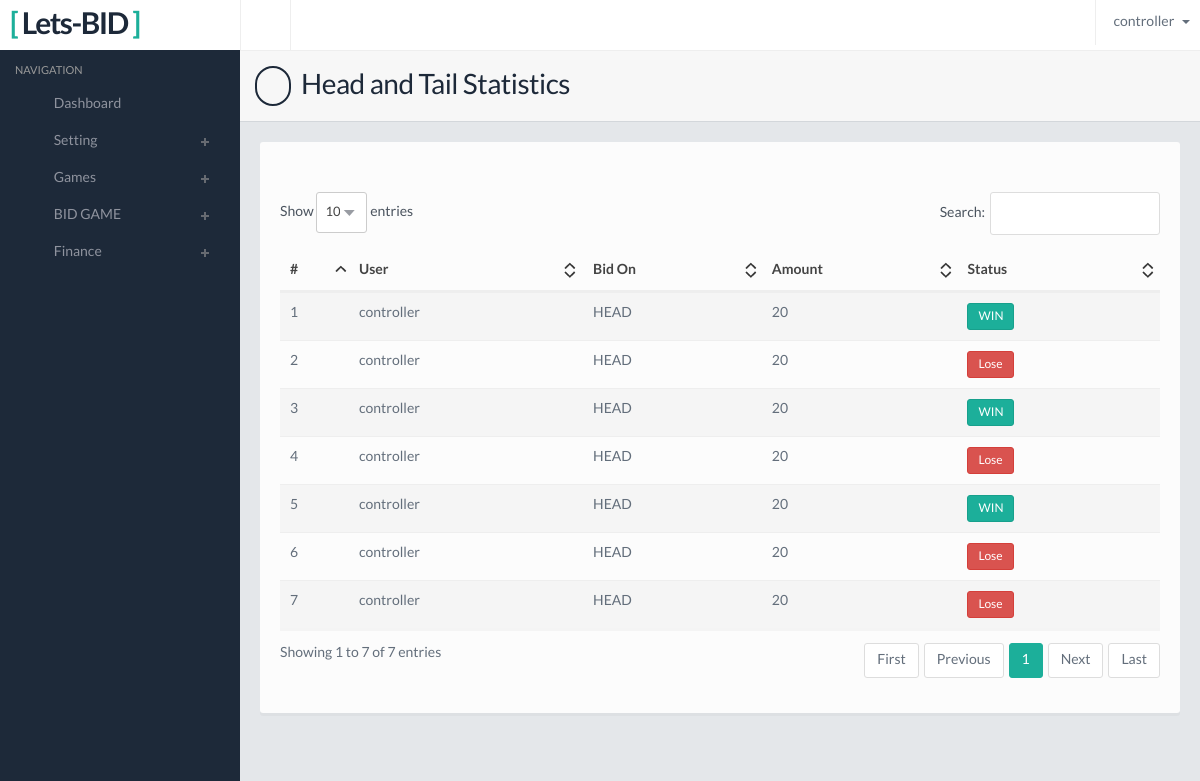
Page /Files/admin-panel/hnt.php (signed in) on the committed database.
### tables this page shows
CREATE TABLE IF NOT EXISTS `general_setting` (
`id` int(11) NOT NULL,
  `sitename` varchar(255) DEFAULT NULL,
  `txt1` blob,
  `txt2` blob
);

CREATE TABLE IF NOT EXISTS `head_tail` (
`id` int(11) NOT NULL,
  `userid` varchar(20) NOT NULL,
  `bidon` varchar(20) NOT NULL,
  `amount` varchar(20) NOT NULL,
  `winstat` int(1) NOT NULL
);

CREATE TABLE IF NOT EXISTS `users` (
`id` int(11) NOT NULL,
  `username` varchar(16) NOT NULL,
  `fullname` varchar(255) NOT NULL,
  `password` varchar(40) NOT NULL,
  `email` varchar(40) NOT NULL,
  `phone` varchar(255) NOT NULL,
  `country` varchar(255) NOT NULL,
  `ref` int(11) NOT NULL DEFAULT '1',
  `mallu` varchar(20) NOT NULL DEFAULT '0',
  `sid` varchar(255) NOT NULL
);

### Files/admin-panel/hnt.php (the view, shortened to what this page needs)
<?php
include ('include/header.php');
?>
  <link href="css/style.default.css" rel="stylesheet">
  <link href="css/jquery.datatables.css" rel="stylesheet">
</head>
<body>
 <?php
include ('include/sidebar.php');
?>
    <div class="pageheader">
      <h2><i class="fa fa-th-list"></i> Head and Tail Statistics</h2>
    </div>
    <div class="contentpanel">
	 <div class="panel panel-default">
        <div class="panel-body">
          <div class="table-responsive">
          <table class="table table-striped" id="table2">
              <thead>
                 <tr>
                    <th>#</th>
                    <th>User</th>
                    <th>Bid On</th>
                    <th>Amount</th>
                    <th>Status</th>
					</tr>
              </thead>
              <tbody>
				<?php
$ddaa = mysqli_query($conms,"SELECT id, userid, bidon, amount, winstat FROM head_tail ORDER BY id");
    while ($data = mysqli_fetch_array($ddaa))
    {
$usnm = mysqli_fetch_array(mysqli_query($conms,"SELECT username FROM users WHERE id='".$data[1]."'"));
if($data[4]==0){
	$winnn = "<button class=\"btn btn-danger btn-xs\">Lose</button>";
}else{
	$winnn = "<button class=\"btn btn-success btn-xs\">WIN</button>";
}
 echo "                                 <tr>
                                            <td>$data[0]</td>
                                            <td>$usnm[0]</td>
                                            <td>$data[2]</td>
                                            <td>$data[3]</td>
                                            <td>	$winnn </td>
                                        </tr>
	";
	}
?>
              </tbody>
           </table>
          </div>
        </div>
      </div>
    </div>
</section>
</body>
</html>

### Files/admin-panel/include/header.php (shortened to what this page needs)
<?php
require_once('../function.php');
?>
<?php
 $user = $_SESSION['username'];
 $ttl = mysqli_fetch_array(mysqli_query($conms,"SELECT sitename FROM general_setting WHERE id='1'"));
 ?>
 <!DOCTYPE html>
<html lang="en">
<head>
  <link href="css/style.default.css" rel="stylesheet">

### Files/admin-panel/include/sidebar.php (shortened to what this page needs)
<section>
  <div class="leftpanel">
    <div class="logopanel">
        <h1><span>[</span> <?php echo $ttl[0]; ?>  <span>]</span></h1>
    </div>
    <div class="leftpanelinner">
      <h5 class="sidebartitle">Navigation</h5>
      <ul class="nav nav-pills nav-stacked nav-bracket">
        <li><a href="home.php"><i class="fa fa-home"></i> <span>Dashboard</span></a></li>
		<li class="nav-parent"><a href="#"><i class="fa fa-cog"></i> <span>Setting</span></a>
        </li>
        <li class="nav-parent"><a href="#"><i class="fa fa-gamepad"></i> <span>Games</span></a>
        </li>
        <li class="nav-parent"><a href="#"><i class="fa fa-gamepad"></i> <span>BID GAME</span></a>
        </li>
        <li class="nav-parent"><a href="#"><i class="fa fa-dollar"></i> <span>Finance</span></a>
        </li>
      </ul>
    </div>
  </div>
  <div class="mainpanel">
    <div class="headerbar">
      <a class="menutoggle"><i class="fa fa-bars"></i></a>
      <div class="header-right">
        <ul class="headermenu">
          <li>
            <div class="btn-group">
              <button type="button" class="btn btn-default dropdown-toggle" data-toggle="dropdown">
<?php
echo " $user";
?>
                <span class="caret"></span>
              </button>
            </div>
          </li>
        </ul>
      </div>
    </div>

### Files/admin-panel/css/style.default.css (style rules this page uses)
body { background: #1d2939; font-family: 'LatoRegular', 'Lucida Grande', 'Lucida Sans Unicode', Helvetica, sans-serif !important; line-height: 21px; color: #636e7b; }
h1,h2,h3,h4,h5 { font-family: 'LatoRegular', 'Lucida Grande', 'Lucida Sans Unicode', Helvetica, sans-serif; }
.headerbar { border-left: 1px solid #eee; background: #fff; }
.headerbar::after { clear: both; display: block; content: ''; }
.menutoggle { float: left; width: 50px; height: 50px; font-size: 22px; cursor: pointer; float: left; color: #1d2939; border-right: 1px solid #eee; -moz-transition: all 0.2s ease-out 0s; -webkit-transition: all 0.2s ease-out 0s; transition: all 0.2s ease-out 0s; }
.menutoggle .fa, .menutoggle .glyphicon { margin: 14px 0 0 15px; }
.header-right { float: right; }
.headermenu { list-style: none; margin: 0; padding: 0; }
.headermenu:after { clear: both; display: block; content: ''; }
.headermenu > li { display: inline-block; float: left; border-left: 1px solid #eee; position: relative; }
.headermenu .dropdown-toggle { padding: 12px 10px; border-color: #fff; background: #fff; -moz-border-radius: 0; -webkit-border-radius: 0; border-radius: 0; border: 0; }
.headermenu .dropdown-toggle .caret { margin-left: 5px; }
.headermenu .btn-group { margin-bottom: 0; }
.leftpanel { width: 240px; position: absolute; top: 0; left: 0; z-index: 100; }
.logopanel { padding: 10px; background: #fff; }
.logopanel h1 { font-size: 30px; font-family: 'LatoBold', 'Lucida Grande', 'Lucida Sans Unicode', Helvetica, sans-serif; letter-spacing: -1.5px; color: #1d2939; line-height: 30px; margin: 0; }
.logopanel h1 span { color: #1caf9a; }
.leftpanelinner { padding: 5px 15px; }
.sidebartitle { font-size: 11px; text-transform: uppercase; color: #999; margin-bottom: 10px; }
.nav-bracket { margin-bottom: 30px; }
.nav-bracket > li > a { color: #8f939e; padding: 7px 10px; }
.nav-bracket > li.nav-parent > a { background: transparent url(../images/plus-white.png) no-repeat 92% center; }
.nav-bracket li .fa, .nav-bracket li .glyphicon { font-size: 16px; vertical-align: middle; margin-right: 10px; width: 16px; text-align: center; }
.mainpanel { margin-left: 240px; background: #e4e7ea; min-height: 1000px; }
.pageheader { padding: 15px; border-bottom: 1px solid #d3d7db; border-top: 1px solid #eee; background: #f7f7f7; position: relative; }
.pageheader h2 { font-size: 28px; color: #1D2939; letter-spacing: -0.5px; margin: 0; }
.pageheader .glyphicon, .pageheader .fa { font-size: 24px; margin-right: 5px; padding: 6px 7px; border: 2px solid #1D2939; -moz-border-radius: 50px; -webkit-border-radius: 50px; border-radius: 50px; }
.contentpanel { padding: 20px; position: relative; }
.contentpanel::after { clear: both; display: block; content: ''; }

### rows in the picture
general_setting: sitename "Lets-BID"
head_tail: id "1", userid.username "controller", bidon "HEAD", amount "20", winstat "WIN"
head_tail: id "2", userid.username "controller", bidon "HEAD", amount "20", winstat "Lose"
head_tail: id "3", userid.username "controller", bidon "HEAD", amount "20", winstat "WIN"
head_tail: id "4", userid.username "controller", bidon "HEAD", amount "20", winstat "Lose"
head_tail: id "5", userid.username "controller", bidon "HEAD", amount "20", winstat "WIN"
head_tail: id "6", userid.username "controller", bidon "HEAD", amount "20", winstat "Lose"
head_tail: id "7", userid.username "controller", bidon "HEAD", amount "20", winstat "Lose"

### other values in the picture
$user "controller"
